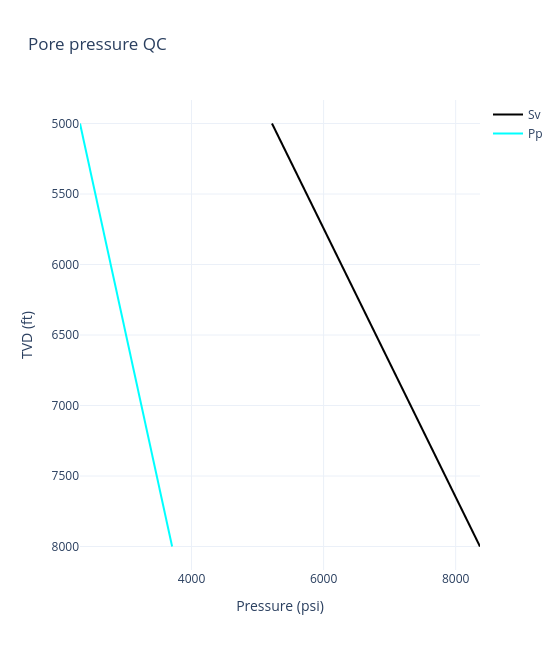

This figure's notebook cell:
### Code cell
# QC — pore pressure vs overburden (psi)
fig = go.Figure()
fig.add_trace(go.Scatter(x=df["SV"], y=df["TVD"], mode="lines",
                         line=dict(color="black"), name="Sv"))
fig.add_trace(go.Scatter(x=df["PP"], y=df["TVD"], mode="lines",
                         line=dict(color="cyan"), name="Pp"))
fig.update_yaxes(autorange="reversed", title="TVD (ft)")
fig.update_layout(height=650, width=560, template="plotly_white",
                  title="Pore pressure QC", xaxis_title="Pressure (psi)")
fig.show()
